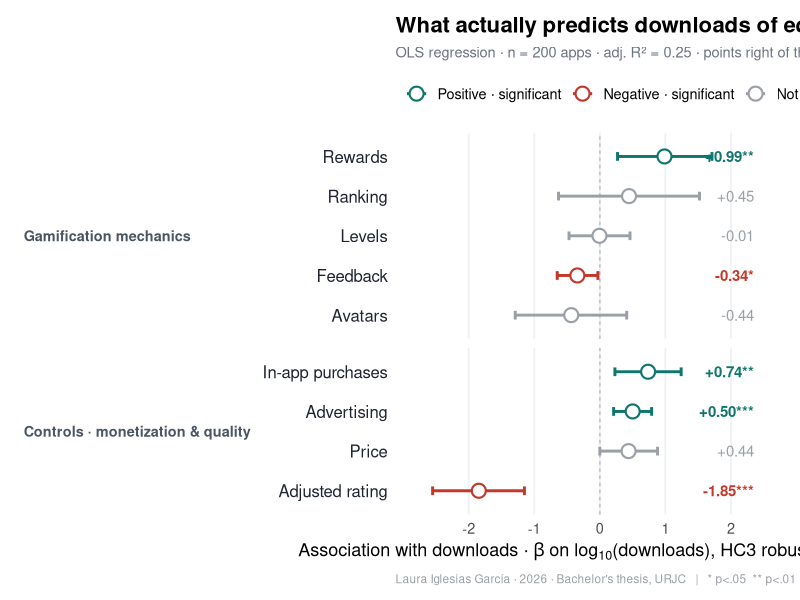

The R source for this figure:
# =============================================================================
# figures/coefficient_plot.R
# Hero figure: coefficient (forest) plot for OLS Model I.
# Estimates & 95% CIs are the HC3-robust results reported in Table 4.7
# (produced by R/09_model_I_ols_hc3.R). Hardcoded here so the figure is
# self-contained and always matches the reported table.
#
# Run from the repo root:  source("figures/coefficient_plot.R")
# Output: figures/coefficient_plot.png
# =============================================================================

library(ggplot2)

coefs <- data.frame(
  term  = c("Rewards","Ranking","Levels","Feedback","Avatars",
            "In-app purchases","Advertising","Price","Adjusted rating"),
  group = c(rep("Gamification mechanics", 5),
            rep("Controls · monetization & quality", 4)),
  beta  = c( 0.986, 0.445, -0.006, -0.343, -0.436,
             0.736, 0.501,  0.438, -1.846),
  lo    = c( 0.27, -0.63, -0.47, -0.65, -1.29,
             0.23,  0.21,  0.00, -2.55),
  hi    = c( 1.71,  1.52,  0.46, -0.03,  0.41,
             1.24,  0.79,  0.88, -1.15),
  p     = c(0.008, 0.417, 0.979, 0.030, 0.315,
            0.005, 0.001, 0.052, 0.0001),
  stars = c("**","","","*","", "**","***","","***"),
  stringsAsFactors = FALSE
)

# significance category drives colour
coefs$sig <- with(coefs, ifelse(p >= 0.05, "Not significant",
                         ifelse(beta > 0, "Positive · significant",
                                          "Negative · significant")))
coefs$sig <- factor(coefs$sig,
  levels = c("Positive · significant","Negative · significant","Not significant"))
coefs$group <- factor(coefs$group,
  levels = c("Gamification mechanics","Controls · monetization & quality"))

# order rows by beta within each facet
coefs <- coefs[order(coefs$group, coefs$beta), ]
coefs$term <- factor(coefs$term, levels = coefs$term[!duplicated(coefs$term)])

pal <- c("Positive · significant" = "#0f766e",
         "Negative · significant" = "#c0392b",
         "Not significant"        = "#9aa0a6")

lab_x <- 2.35   # right-margin numeric column

p <- ggplot(coefs, aes(beta, term, colour = sig)) +
  geom_vline(xintercept = 0, linetype = "22", colour = "#c3c8d0", linewidth = 0.6) +
  geom_errorbarh(aes(xmin = lo, xmax = hi), height = 0.22, linewidth = 1.0) +
  geom_point(size = 4, fill = "white", stroke = 1.1, shape = 21) +
  geom_text(aes(x = lab_x,
                label = ifelse(stars == "",
                               sprintf("%+.2f", beta),
                               sprintf("%+.2f%s", beta, stars)),
                fontface = ifelse(p < 0.05, "bold", "plain")),
            hjust = 1, size = 3.8, show.legend = FALSE) +
  facet_grid(rows = vars(group), scales = "free_y", space = "free_y", switch = "y") +
  scale_colour_manual(values = pal, name = NULL) +
  scale_x_continuous(limits = c(-2.85, 2.45),
                     breaks = c(-2,-1,0,1,2)) +
  labs(
    title    = "What actually predicts downloads of educational math apps?",
    subtitle = "OLS regression · n = 200 apps · adj. R² = 0.25 · points right of the dashed line = more downloads",
    x = expression("Association with downloads · " * beta * " on log"[10] * "(downloads), HC3 robust 95% CI"),
    y = NULL,
    caption  = "Laura Iglesias García · 2026 · Bachelor's thesis, URJC   |   * p<.05  ** p<.01  *** p<.001"
  ) +
  theme_minimal(base_size = 13) +
  theme(
    legend.position   = "top",
    legend.justification = "left",
    plot.title        = element_text(face = "bold", size = 16),
    plot.subtitle     = element_text(colour = "#6b7280", size = 10.5,
                                     margin = margin(b = 8)),
    plot.caption      = element_text(colour = "#9aa0a6", size = 8.5, hjust = 0),
    strip.text.y.left = element_text(face = "bold", colour = "#4b5563",
                                     angle = 0, hjust = 0),
    strip.placement   = "outside",
    panel.grid.major.y = element_blank(),
    panel.grid.minor   = element_blank(),
    panel.grid.major.x = element_line(colour = "#eef0f3"),
    axis.text.y       = element_text(colour = "#1f2430", size = 12),
    axis.ticks        = element_blank(),
    plot.margin       = margin(12, 16, 10, 12)
  )

ggsave("figures/coefficient_plot.png", p,
       width = 11.5, height = 7.2, dpi = 150, bg = "white")
message("Saved figures/coefficient_plot.png")
